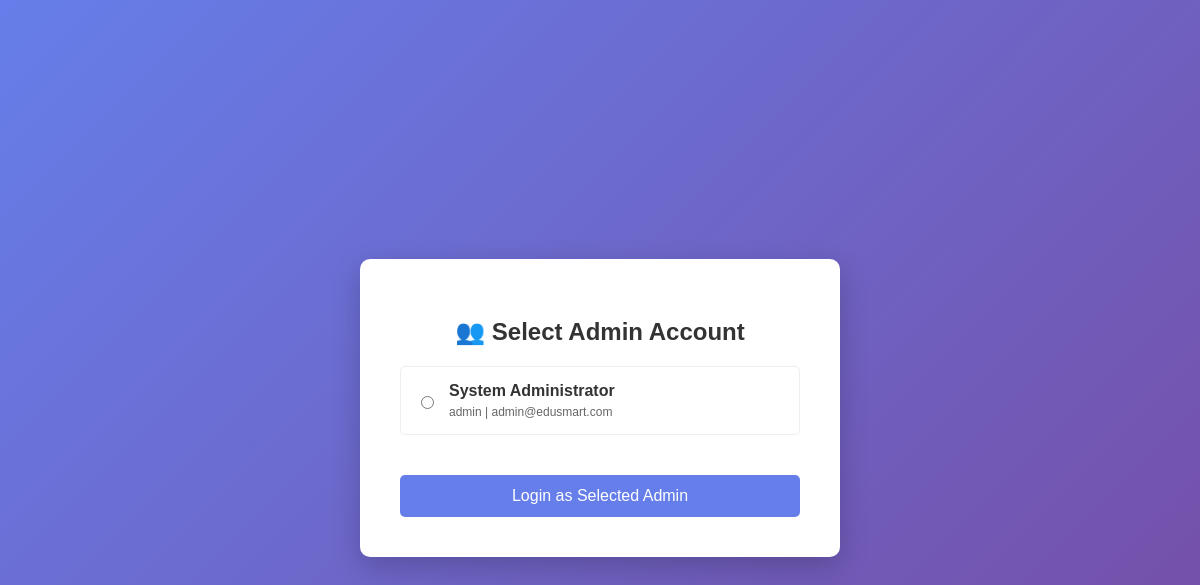
The page /admin-select.php on the database its author committed.
### tables this page shows
CREATE TABLE `users` (
  `id` int NOT NULL AUTO_INCREMENT,
  `username` varchar(50) NOT NULL,
  `email` varchar(100) NOT NULL,
  `password` varchar(255) NOT NULL,
  `reset_token` varchar(255) DEFAULT NULL,
  `reset_expires` datetime DEFAULT NULL,
  `full_name` varchar(100) NOT NULL,
  `phone` varchar(20) DEFAULT NULL,
  `address` text,
  `role` enum('super_admin','admin','teacher','student','parent') DEFAULT 'student',
  `profile_pic` varchar(255) DEFAULT NULL,
  `is_active` tinyint(1) DEFAULT '1',
  `last_login` datetime DEFAULT NULL,
  `created_at` timestamp NULL DEFAULT CURRENT_TIMESTAMP,
  `updated_at` timestamp NULL DEFAULT CURRENT_TIMESTAMP ON UPDATE CURRENT_TIMESTAMP,
  `notification_preference` enum('email','sms','both') DEFAULT 'both',
  PRIMARY KEY (`id`),
  UNIQUE KEY `username` (`username`),
  UNIQUE KEY `email` (`email`)
);

### admin-select.php (the view, shortened to what this page needs)
<?php
require_once 'config/database.php';
$admins = $conn->query("SELECT id, username, email, full_name FROM users WHERE role = 'admin'");
?>
<!DOCTYPE html>
<html>
<head>
</head>
<body>
    <div class="container">
        <h2>👥 Select Admin Account</h2>
        <form method="POST">
            <div class="admin-list">
                <?php while($admin = $admins->fetch_assoc()): ?>
                <label class="admin-item">
                    <input type="radio" name="admin_id" value="<?php echo $admin['id']; ?>" required>
                    <div class="admin-info">
                        <h4><?php echo htmlspecialchars($admin['full_name']); ?></h4>
                        <p><?php echo htmlspecialchars($admin['username']); ?> | <?php echo htmlspecialchars($admin['email']); ?></p>
                    </div>
                </label>
                <?php endwhile; ?>
            </div>
            <button type="submit">Login as Selected Admin</button>
        </form>
    </div>
</body>
</html>

### admin-select.php (style rules this page uses)
body { font-family: Arial; background: linear-gradient(135deg, #667eea 0%, #764ba2 100%); height: 100vh; display: flex; align-items: center; justify-content: center; }
.container { background: white; padding: 40px; border-radius: 10px; box-shadow: 0 10px 30px rgba(0,0,0,0.2); width: 400px; }
h2 { text-align: center; color: #333; }
.admin-list { margin: 20px 0; }
.admin-item { display: flex; align-items: center; padding: 15px; border: 1px solid #eee; margin-bottom: 10px; border-radius: 5px; cursor: pointer; transition: all 0.3s; }
.admin-item input[type="radio"] { margin-right: 15px; }
.admin-info h4 { margin: 0; color: #333; }
.admin-info p { margin: 5px 0 0; color: #666; font-size: 12px; }
button { width: 100%; padding: 12px; background: #667eea; color: white; border: none; border-radius: 5px; cursor: pointer; font-size: 16px; margin-top: 20px; }

### rows shown on the page
users: full_name "System Administrator", username "admin", email "admin@edusmart.com"
